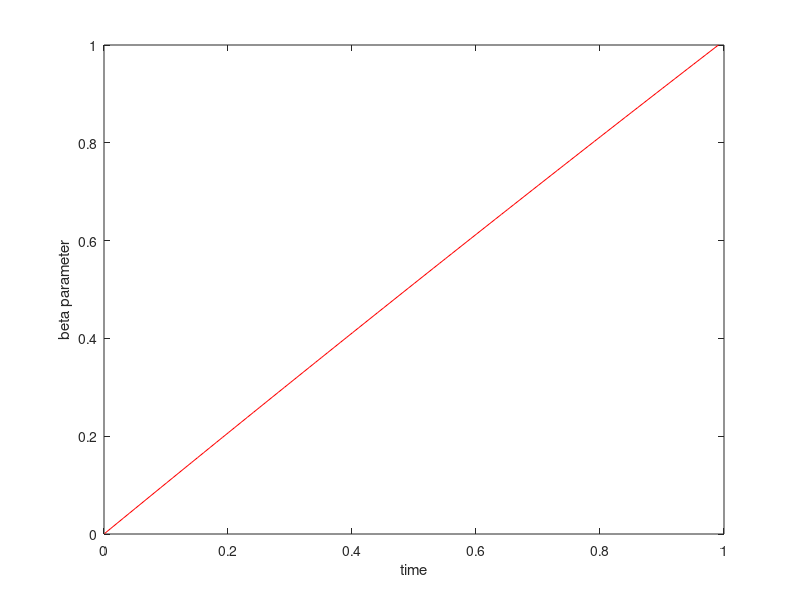

This figure's MATLAB source: (Note: this script raises an error after producing the figure.)
clear all, close all, clc
figpath = '../figures/';
addpath('../Functions/utils');
addpath('../Functions/violin/');
addpath('../Functions/NoiseFunctions/');
addpath('../Functions/plottingfunctions/');
%coefficient of the right polinomial (polinomial of order 4 ...
%that perform the desired behavior (increasing))

%% data directory
dataDir = fullfile(pwd, 'Data_from_scripts');
if ~exist(dataDir, 'dir')
    mkdir(dataDir);
end

%plot directory
fullScriptPath = mfilename('fullpath');

% split into folder, name and extension
[scriptFolder, scriptName, scriptExt] = fileparts(fullScriptPath);

% now build your plots_<scriptname> folder
plotsDir = fullfile(scriptFolder, [scriptName '_plots']);
if ~exist(plotsDir,'dir')
    mkdir(plotsDir);
end

%% Number of variables
% p1 =         1.1;

p1 =         0;
p2 =      0.9285;
p3 =    -0.02771;
p4 =   0.0003581;

% p1 =    1.92;
% %p1 =    0.00;
% p2 =    0;
% p3 =   -0;
% p4 =  0.0;

alpha2= 3;
gamma=3;
beta=gamma;
n = 4; % Number of variables
dt=0.01; % Timestep

% Integrate Interval
Initinterval = 1;
neg_inter = 0;
tinterval=[neg_inter Initinterval];
tspan=[.001:dt:tinterval(2)-tinterval(1)];
N = length(tspan);
options = odeset('RelTol',1e-12,'AbsTol',1e-12*ones(1,n));
X=[];

%Coeficients of polyorder 3; p1+p2*t+p3*t^2+p4*t^3 & and initial time value 
c=[p1,p2,p3,p4,Initinterval];
reescaleTimeJin = 50;

yzero=reescaleTimeJin* (c(1)+c(2)*(tspan)+c(3)*(tspan).^2+c(4)*(tspan).^3);
maxBeta = max(yzero);
yzero = yzero/maxBeta;



%Plot of inverted polynomial
figure(1)
plot(tspan,yzero,'r-')
xlabel('time')
ylabel('beta parameter')
hold on
xline(0,'k--');
set(gca,'FontSize',16);
l=legend('Explicit polinomial for steady state generation');
l.FontSize = 14;
l.Location='northeast';
title('Polinomial dynamic of beta parameter');
hold off
xMax = [1 1 1 1];
traslation=0; %traslation of the system in y coordinate
%integration of the lorentz system
%     i=i+1

    mu0=[c(1)]; %initial condition of Beta
    x0=0.05; %Iniitial contions for x and y [x0,x0,z0]        
    y0=3.0;
    [t,x] = ode45(@(t,x) toggle_switch(t,x,c,alpha2,beta,gamma,xMax,reescaleTimeJin,maxBeta),tspan,[tspan(1),mu0,x0,y0],options);
%     [t,x] = ode45(@(t,x) toggle_switch(t,x,weightdx,alpha2,beta,gamma,xMax,reescaleTimeJin,maxBeta),tspan,[tspan(1),mu0,x0,y0],options);
     X = [X;x];
        % Plot of state variable vs Beta parameter
        figure(2)
        hold on
        plot(x(:,2),x(:,3),'b-')
        xlabel('Beta')
        ylabel('x_3')
        xline(0,'k--');
        set(gca,'FontSize',16);
        l=legend('Trajectory using numerical integration');
        l.FontSize = 14;
        l.Location='northeast';
        title('State variable vs Biffurcation parameter')
        hold off    


%normalization of the variables
xMax = max(abs(x));
[x,yzero] = xNormalization(x,yzero);

%Mu observed from equations of steady state
mufunc = @(x) ((1+(x(:,4)*xMax(4)).^beta).*(x(:,3)*xMax(3)))/maxBeta;
mu_observed = mufunc(x);


           
% Polinomial fit
% F1=@(weightdx,time) weightdx(1)+weightdx(2)*time+time.^2*weightdx(3)+...
%     time.^3*weightdx(4);
F1=@(weightdx,time) reescaleTimeJin*((weightdx(2)*time+time.^2*weightdx(3)+...
    time.^3*weightdx(4)))/maxBeta;
%Curve fitting
weights0=[0.5 0.5 0.5 0.5];
opts = optimoptions('lsqcurvefit','Display','off');
[weightdx, resnorm,~,exitflag,output] = lsqcurvefit(F1,weights0, tspan, mu_observed',[],[],opts);
%replace our assummption of c1 = 0 
weightdx(1) = 0 
%Data predicted from F1 evaluated in the polinomail fit
reproduced_data= F1(weightdx,tspan);

plotState_Beta_time_Pred(tspan,x,mu_observed,yzero,reproduced_data,n,3,'Toggle',10)


%% Mu with ratio State-Noise

noise_scale = 0.1;

[xNoisy, Noise_normalized] = add_Noise_Max(x,noise_scale);

%next step is to use the noise for the figures. 
mu_obsNoisy = mufunc(xNoisy);

[weightdxNoise,resnormNoise,~,exitflagNoise,outputNoise] = lsqcurvefit(F1,weights0, tspan, mu_obsNoisy');
weightdxNoise(1) = 0 
reproduced_dataNoisy= F1(weightdxNoise,tspan);

% c-weights = of original trajectory
% weightdx = predicted with weights. 
% weightdxNoise = prediction with the main trajectory
comparisonVector = [c(1:(length(c)-1));weightdx;weightdxNoise]
%%%%%%%%%%%%%%%%%%%%%%%%%%%%%%%%%%%%%%%%%%%%%%%%%%%%%%%%%%%%%%%%%%%%%%%%%%%%%%%%%%%%%%%%%%%%%%%%%%%%%%%%%%%%%%%%%%%%%%%%%%%%%%%%
%%%%%%%%%%%%%%%%%%%%%%%%%%%%%%%%%%%%%%%%%%%%%%%%%%%%%%%%%%%%%%%%%%%%%%%%%%%%%%%%%%%%%%%%%%%%%%%%%%%%%%%%%%%%%%%%%%%%%%%%%%%%%%%%


plotState_Beta_time_Pred(tspan,xNoisy,mu_obsNoisy,yzero,reproduced_dataNoisy,n,4,'Toggle',50)
plotNoisyStateFig_5(tspan,xNoisy,mu_obsNoisy,yzero,reproduced_dataNoisy,n)
C_predicted = weightdxNoise
%%
X = [];
mu0=[yzero(1)]; %initial condition of Beta
    x0=0.05/xMax(3); %Iniitial contions for x and y [x0,x0,z0]        
    y0=3.0/xMax(4);
    [t,xreconstruct] = ode45(@(t,x) toggle_switch(t,x,C_predicted ,alpha2,beta,gamma,xMax,reescaleTimeJin,maxBeta),tspan,[tspan(1),mu0,x0,y0],options);
%     [t,xreconstruct] = ode45(@(t,x) toggle_switch(t,x,weightdx ,alpha2,beta,gamma,xMax,reescaleTimeJin,maxBeta),tspan,[tspan(1),mu0,x0,y0],options);
     X = [X;xreconstruct];
        % Plot of state variable vs Beta parameter
        figure(6)
        hold on
        plot(tspan,xreconstruct(:,3),'b-')
        xlabel('Beta')
        ylabel('x_3')
        xline(0,'k--');
        set(gca,'FontSize',16);
        l=legend('Trajectory using numerical integration');
        l.FontSize = 14;
        l.Location='northeast';
        title('State variable vs Biffurcation parameter')
        hold off    

h = figure('Name','Reconstruction');
hold on
% plot(x(:,2),x(:,3),'b-')
plot(tspan,xNoisy(:,3),'b-')
plot(tspan,xreconstruct(:,3),'r-')
xlabel('$Time$','interpreter','latex')
ylabel('State','interpreter','latex')
xline(0,'k--');
legend('Original Noisy Data', 'Reconstructed Trajectory', 'Location', 'best') % Add a legend
set(gca,'FontSize',16);
% title(['$\mathbf{State \hspace{0.005\linewidth} vs \hspace{0.005\linewidth} Time, \hspace{0.005\linewidth} V = noise_scale}$'],'Interpreter','latex')
titleStr = sprintf('$\\mathbf{State \\hspace{0.005\\linewidth} vs \\hspace{0.005\\linewidth} Time, \\hspace{0.005\\linewidth} V = %.1f}$', noise_scale);
title(titleStr,'Interpreter','latex')
hold off    

%% 
        figName = get(h,'Name');

        if isempty(figName)
            % no Name property set → use figure number
            safeName = sprintf('Figure_%d', h.Number);
        else
            % sanitize the given Name
            safeName = regexprep(figName,'[^\w]','_');
        end

    set(h, 'Renderer', 'painters');                        % force vector renderer
    filename = fullfile(plotsDir, [safeName '.pdf']);     % build path
    exportgraphics(h, filename, ...
        'ContentType', 'vector', ...                       % vector PDF
        'BackgroundColor', 'none', ...                     % transparent background
        'Append', false);                                  % overwrite if exists


%%
% save('ToggleOri_Reco.mat', 'xNoisy', 'xreconstruct','tspan','noise_scale');
save(fullfile(dataDir, 'Toggle_Reconstruction.mat'), 'xNoisy', 'xreconstruct','tspan','noise_scale');
%% Noise analysis 
% Creation of comparison vector for different noise variances: 
VectorOfNoise = [0:0.1:0.5];
name = mfilename;
noise_5_Boxplots(F1,weights0, tspan, x,c,yzero,VectorOfNoise,name,mufunc,mfilename,dataDir,plotsDir)

